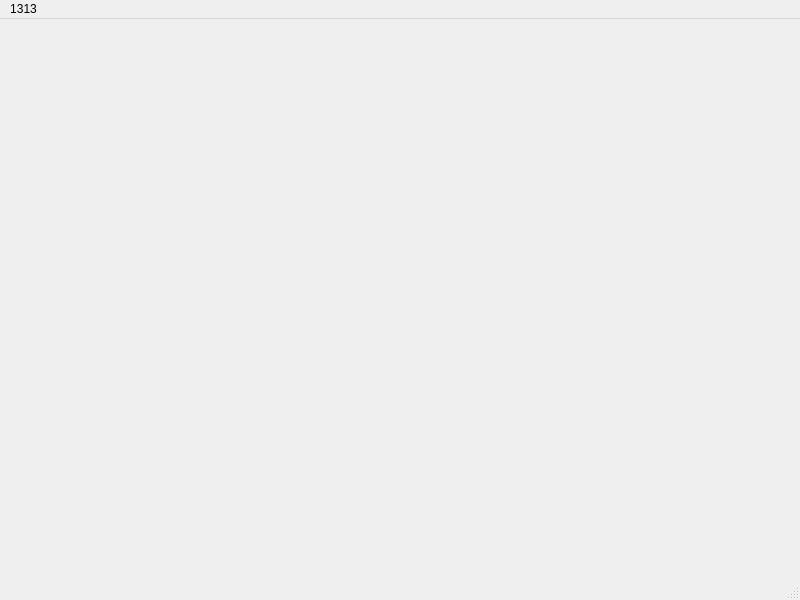
<?xml version="1.0" encoding="UTF-8"?>
<ui version="4.0">
 <class>HelloWorld</class>
 <widget class="QMainWindow" name="HelloWorld">
  <property name="geometry">
   <rect>
    <x>0</x>
    <y>0</y>
    <width>800</width>
    <height>600</height>
   </rect>
  </property>
  <property name="windowTitle">
   <string>HelloWorld</string>
  </property>
  <widget class="QWidget" name="centralwidget"/>
  <widget class="QMenuBar" name="menubar">
   <property name="geometry">
    <rect>
     <x>0</x>
     <y>0</y>
     <width>800</width>
     <height>22</height>
    </rect>
   </property>
   <widget class="QMenu" name="menu1313">
    <property name="title">
     <string>1313</string>
    </property>
   </widget>
   <addaction name="menu1313"/>
  </widget>
  <widget class="QStatusBar" name="statusbar"/>
 </widget>
 <resources/>
 <connections/>
</ui>
